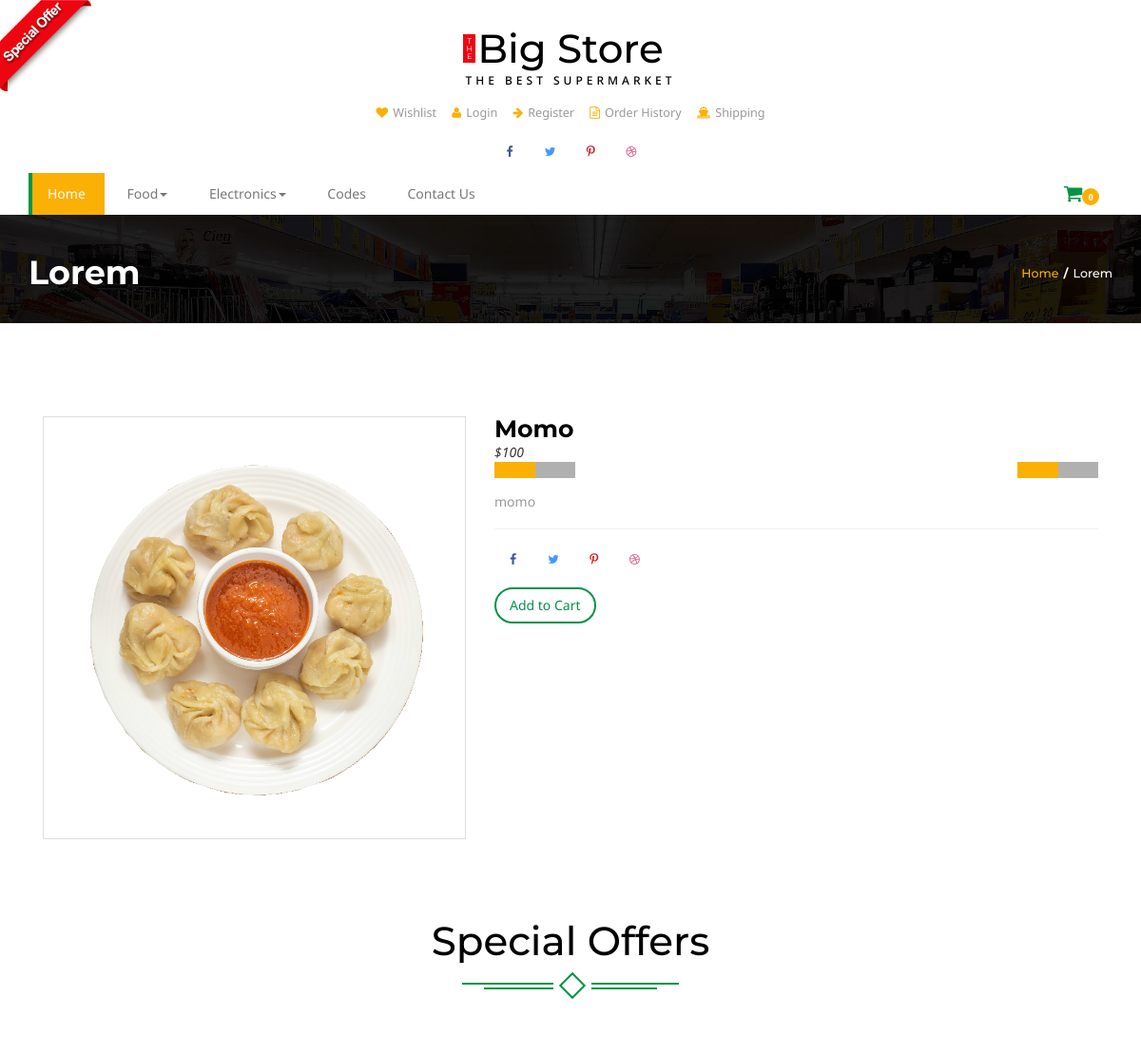
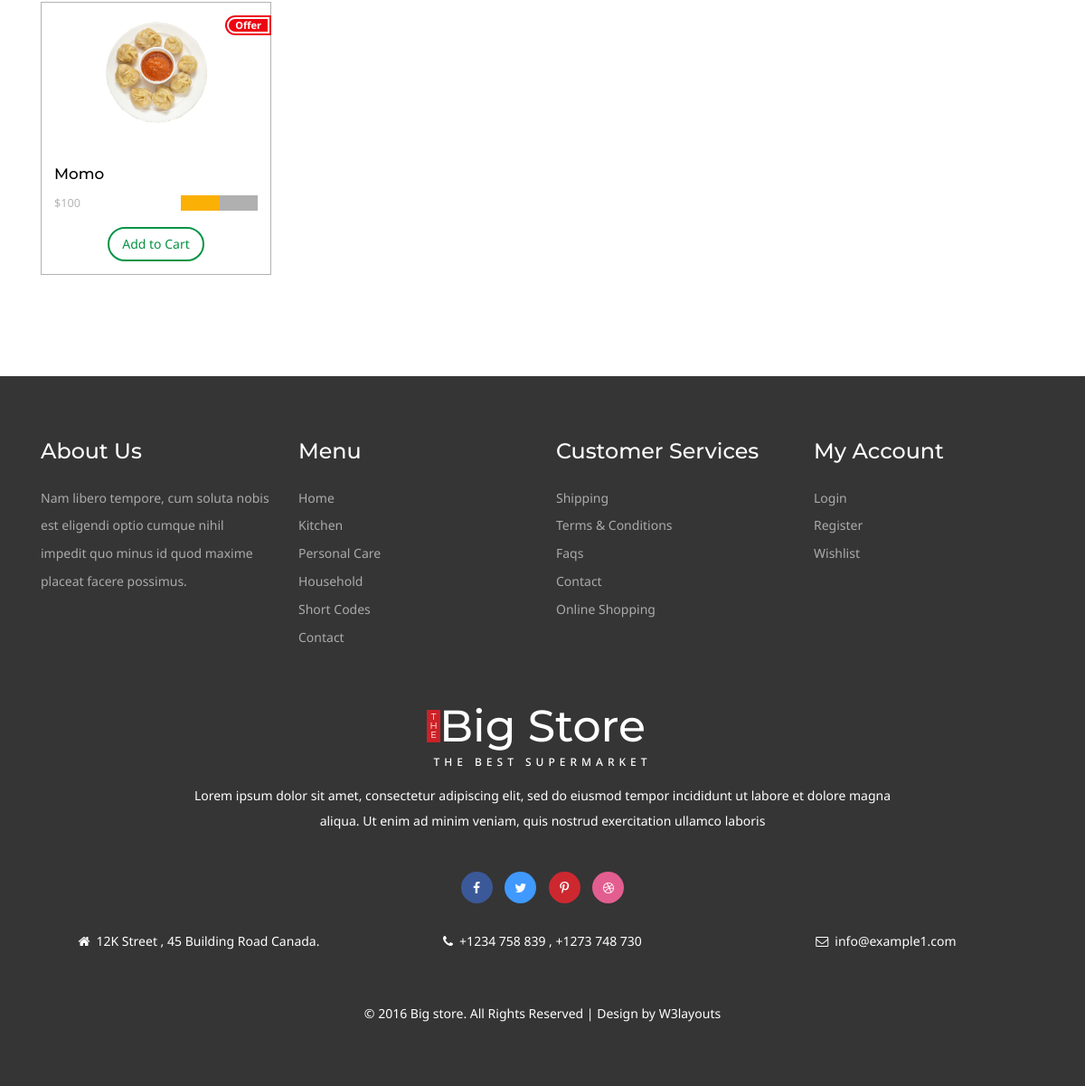
Screenshot of /product_detail/Momo with the database file from the repository (2 pictures, top to bottom).
### home/models.py (models this page shows, shortened)
class Category(models.Model):
	title = models.CharField(max_length = 400)
	slug = models.CharField(max_length= 500,unique = True)
	description = models.TextField(blank = True)
	image = models.ImageField(upload_to = 'media')
	status = models.CharField(choices = STATUS,max_length = 200,blank = True)

class Item(models.Model):
	title = models.CharField(max_length = 400)
	slug = models.CharField(max_length = 500,unique = True)
	price = models.IntegerField()
	discounted_price = models.IntegerField(default = 0)
	description = models.TextField(blank = True)
	image = models.ImageField(upload_to = 'media')
	category = models.ForeignKey(Category,models.CASCADE)
	subcategory = models.ForeignKey(Subcategory,models.CASCADE)
	stock = models.CharField(choices = STOCK,max_length = 50)
	labels = models.CharField(choices = LABELS,max_length = 50)

### home/views.py (the view)
# urls.py: path('product_detail/<slug>', ProductView.as_view(), name='product_detail'),
class ProductView(BaseView):
	def get(self,request,slug):
		self.views['product_details'] = Item.objects.filter(slug = slug)
		self.views['hot_product'] = Item.objects.filter(labels = 'hot')
		return render(request,'single.html',self.views)

### home/models.py (called while the page is built)
	def get_subcat_url(self):
		return reverse ('home:subcategory',kwargs = {'slug':self.slug})

### templates/single.html (shortened to what this page needs)
{% extends "base.html" %}
{% load static %}
{% block content %}
<div class="banner-top">
	<div class="container">
		<h3 >Lorem</h3>
		<h4><a href="index.html">Home</a><label>/</label>Lorem</h4>
		<div class="clearfix"> </div>
	</div>
</div>
{% for detail in product_details %}
		<div class="single">
			<div class="container">
						<div class="single-top-main">
	   		<div class="col-md-5 single-top">
	   		<div class="single-w3agile">
<div id="picture-frame">
			<img src="{{detail.image.url}}" data-src="{{detail.image.url}}" alt="" class="img-responsive"/>
		</div>
			</div>
			</div>
			<div class="col-md-7 single-top-left ">
								<div class="single-right">
				<h3>{{detail.title}}</h3>
				{% if detail.discounted_price %}
											<p ><label>${{detail.price}}</label><em class="item_price">${{ detail.discounted_price }}</em></p>
											  <div class="block">
												<div class="starbox small ghosting"> </div>
											</div>
											{% else %}
											<p ><em class="item_price">${{detail.price}}</em></p>
											  <div class="block">
												<div class="starbox small ghosting"> </div>
											</div>
											{% endif %}
				<div class="block block-w3">
					<div class="starbox small ghosting"> </div>
				</div>
				<p class="in-pa"> {{detail.description}}</p>
				<ul class="social-top">
					<li><a href="#" class="icon facebook"><i class="fa fa-facebook" aria-hidden="true"></i></a></li>
					<li><a href="#" class="icon twitter"><i class="fa fa-twitter" aria-hidden="true"></i></a></li>
					<li><a href="#" class="icon pinterest"><i class="fa fa-pinterest-p" aria-hidden="true"></i></a></li>
					<li><a href="#" class="icon dribbble"><i class="fa fa-dribbble" aria-hidden="true"></i></a></li>
				</ul>
					<div class="add add-3">
										   <button class="btn btn-danger my-cart-btn my-cart-b" data-id="1" data-name="Wheat" data-summary="summary 1" data-price="6.00" data-quantity="1" data-image="images/si.jpg">Add to Cart</button>
										</div>
			</div>
			</div>
		   <div class="clearfix"> </div>
	   </div>
	</div>
</div>
{% endfor %}
<div class="content-top offer-w3agile">
	<div class="container ">
			<div class="spec ">
				<h3>Special Offers</h3>
					<div class="ser-t">
						<span><i></i></span>
					</div>
			</div>
						<div class=" con-w3l wthree-of">
							{% for hot in hot_product %}
							<div class="col-md-3 pro-1">
								<div class="col-m">
								<a href="#" data-toggle="modal" data-target="#myModal13" class="offer-img">
										<img src="{{hot.image.url}}" class="img-responsive" alt="">
										<div class="offer"><p><span>Offer</span></p></div>
									</a>
									<div class="mid-1">
										<div class="women">
											<h6><a href="{{item.get_subcat_url}}">{{hot.title}}</h6>
										</div>
										<div class="mid-2">
											{% if item.discounted_price %}
											<p ><label>${{hot.price}}</label><em class="item_price">${{ hot.discounted_price }}</em></p>
											  <div class="block">
												<div class="starbox small ghosting"> </div>
											</div>
											{% else %}
											<p ><em class="item_price">${{hot.price}}</em></p>
											  <div class="block">
												<div class="starbox small ghosting"> </div>
											</div>
											{% endif %}
											<div class="clearfix"></div>
										</div>
											<div class="add">
										   <button class="btn btn-danger my-cart-btn my-cart-b" data-id="13" data-name="Honey" data-summary="summary 13" data-price="6.00" data-quantity="1" data-image="images/of12.png">Add to Cart</button>
										</div>
									</div>
								</div>
							</div>
							{% endfor %}
							<div class="clearfix"></div>
						 </div>
					</div>
				</div>
{% endblock%}

### templates/base.html (shortened to what this page needs)
<!DOCTYPE html>
{% load static %}
<html>
<head>
<link href="{% static 'css/bootstrap.css' %}" rel='stylesheet' type='text/css' />
<link href="{% static 'css/style.css' %}" rel='stylesheet' type='text/css' />
<link href="{% static 'css/font-awesome.css' %}" rel="stylesheet">
	<link rel="stylesheet" href="{% static 'css/jstarbox.css' %}" type="text/css" media="screen" charset="utf-8" />
</head>
<body>
<a href="offer.html"><img src="images/download.png" class="img-head" alt=""></a>
<div class="header">
		<div class="container">
			<div class="logo">
				<h1 ><a href="index.html"><b>T<br>H<br>E</b>Big Store<span>The Best Supermarket</span></a></h1>
			</div>
			<div class="head-t">
				<ul class="card">
					<li><a href="wishlist.html" ><i class="fa fa-heart" aria-hidden="true"></i>Wishlist</a></li>
					<li><a href="login.html" ><i class="fa fa-user" aria-hidden="true"></i>Login</a></li>
					<li><a href="register.html" ><i class="fa fa-arrow-right" aria-hidden="true"></i>Register</a></li>
					<li><a href="about.html" ><i class="fa fa-file-text-o" aria-hidden="true"></i>Order History</a></li>
					<li><a href="shipping.html" ><i class="fa fa-ship" aria-hidden="true"></i>Shipping</a></li>
				</ul>
			</div>
			<div class="header-ri">
				<ul class="social-top">
					<li><a href="#" class="icon facebook"><i class="fa fa-facebook" aria-hidden="true"></i></a></li>
					<li><a href="#" class="icon twitter"><i class="fa fa-twitter" aria-hidden="true"></i></a></li>
					<li><a href="#" class="icon pinterest"><i class="fa fa-pinterest-p" aria-hidden="true"></i></a></li>
					<li><a href="#" class="icon dribbble"><i class="fa fa-dribbble" aria-hidden="true"></i></a></li>
				</ul>
			</div>
				<div class="nav-top">
					<nav class="navbar navbar-default">
					<div class="collapse navbar-collapse" id="bs-megadropdown-tabs">
						<ul class="nav navbar-nav ">
							<li class=" active"><a href="index.html" class="hyper "><span>Home</span></a></li>
							{% for cat in categories %}
							<li class="dropdown ">
								<a href="#" class="dropdown-toggle  hyper" data-toggle="dropdown" ><span>{{cat.title}}<b class="caret"></b></span></a>
							</li>
							{% endfor %}
							<li><a href="codes.html" class="hyper"> <span>Codes</span></a></li>
							<li><a href="contact.html" class="hyper"><span>Contact Us</span></a></li>
						</ul>
					</div>
					</nav>
					 <div class="cart" >
						<span class="fa fa-shopping-cart my-cart-icon"><span class="badge badge-notify my-cart-badge"></span></span>
					</div>
					<div class="clearfix"></div>
				</div>
				</div>
</div>
{% block content %}
{% endblock %}
<div class="footer">
	<div class="container">
		<div class="col-md-3 footer-grid">
			<h3>About Us</h3>
			<p>Nam libero tempore, cum soluta nobis est eligendi
				optio cumque nihil impedit quo minus id quod maxime
				placeat facere possimus.</p>
		</div>
		<div class="col-md-3 footer-grid ">
			<h3>Menu</h3>
			<ul>
				<li><a href="index.html">Home</a></li>
				<li><a href="kitchen.html">Kitchen</a></li>
				<li><a href="care.html">Personal Care</a></li>
				<li><a href="hold.html">Household</a></li>
				<li><a href="codes.html">Short Codes</a></li>
				<li><a href="contact.html">Contact</a></li>
			</ul>
		</div>
		<div class="col-md-3 footer-grid ">
			<h3>Customer Services</h3>
			<ul>
				<li><a href="shipping.html">Shipping</a></li>
				<li><a href="terms.html">Terms & Conditions</a></li>
				<li><a href="faqs.html">Faqs</a></li>
				<li><a href="contact.html">Contact</a></li>
				<li><a href="offer.html">Online Shopping</a></li>
			</ul>
		</div>
		<div class="col-md-3 footer-grid">
			<h3>My Account</h3>
			<ul>
				<li><a href="login.html">Login</a></li>
				<li><a href="register.html">Register</a></li>
				<li><a href="wishlist.html">Wishlist</a></li>
			</ul>
		</div>
		<div class="clearfix"></div>
			<div class="footer-bottom">
				<h2 ><a href="index.html"><b>T<br>H<br>E</b>Big Store<span>The Best Supermarket</span></a></h2>
				<p class="fo-para">Lorem ipsum dolor sit amet, consectetur adipiscing elit, sed do eiusmod tempor incididunt ut labore et dolore magna aliqua. Ut enim ad minim veniam, quis nostrud exercitation ullamco laboris</p>
				<ul class="social-fo">
					<li><a href="#" class=" face"><i class="fa fa-facebook" aria-hidden="true"></i></a></li>
					<li><a href="#" class=" twi"><i class="fa fa-twitter" aria-hidden="true"></i></a></li>
					<li><a href="#" class=" pin"><i class="fa fa-pinterest-p" aria-hidden="true"></i></a></li>
					<li><a href="#" class=" dri"><i class="fa fa-dribbble" aria-hidden="true"></i></a></li>
				</ul>
				<div class=" address">
					<div class="col-md-4 fo-grid1">
							<p><i class="fa fa-home" aria-hidden="true"></i>12K Street , 45 Building Road Canada.</p>
					</div>
					<div class="col-md-4 fo-grid1">
							<p><i class="fa fa-phone" aria-hidden="true"></i>+1234 758 839 , +1273 748 730</p>
					</div>
					<div class="col-md-4 fo-grid1">
						<p><a href="mailto:info@example.com"><i class="fa fa-envelope-o" aria-hidden="true"></i>info@example1.com</a></p>
					</div>
					<div class="clearfix"></div>
					</div>
			</div>
		<div class="copy-right">
			<p> &copy; 2016 Big store. All Rights Reserved | Design by  <a href="http://w3layouts.com/"> W3layouts</a></p>
		</div>
	</div>
</div>
</body>
</html>

### rows the page displays
Category: title "Food"
Category: title "Electronics"
Item: image (picture), title "Momo", price "100", discounted_price 0 (drawn), description "momo"
